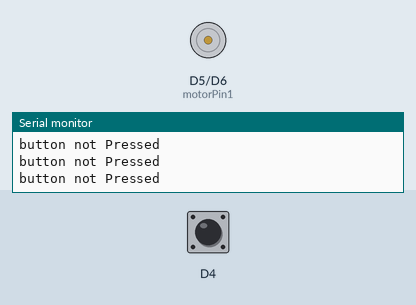
This sketch was run on a simulated ESP8266 (Wemos D1 mini). Parts: motor-driver pin pairs drawn as motors (green arrow = first pin HIGH = forward, orange = second pin HIGH = backward, longer = more drive), the last lines printed to the serial monitor. Inputs (shaded band) come from the test bench; at power-on: D4 HIGH.

Above: at 2.8 s.
2.9 s: D4 pulled LOW for 3.2 s
At 3.4 s:
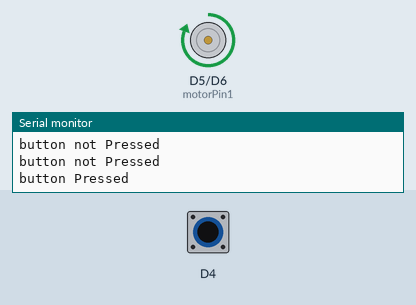
Timing chart, 0 to 8.0 s (numbered marks = the images above; inputs shaded):
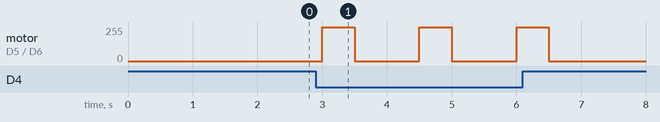

Measured:
- after the input at 2.9 s, motor on D5 (motorPin1) / D6 (motorPin2): alternates forward 255/255 for 0.50 s and stopped for 1.0 s, 6 changes in all, then stays stopped, starting after 0.10 s

The sketch:

vendingmachinemotor.ino
```cpp
/*
 * written by xing yuan
 * This code snippet uses a button to dispense a snack
 *
 * code is modified based on studying the examples from the source below
 * https://www.instructables.com/How-to-use-the-L293D-Motor-Driver-Arduino-Tutorial/
 */
#define motorPin1 D5  // Pin 14 of L293
#define motorPin2 D6  // Pin 10 of L293


void setup(){
    //Set pins as outputs
    pinMode(motorPin1, OUTPUT);
    pinMode(motorPin2, OUTPUT);
    Serial.begin(9600);

    //set button as input
    pinMode(D4,INPUT_PULLUP);


    //This code will turn Motor A counter-clockwise for 2 sec.
    //digitalWrite(motorPin1, LOW);
    //digitalWrite(motorPin2, HIGH);
    //delay(2000);


}
void loop(){
  if(digitalRead(D4) == HIGH){
    Serial.println("button not Pressed");

  } else {
    Serial.println("button Pressed");
    //Motor Control - Motor A: motorPin1,motorpin2
    //This code  will turn Motor A clockwise for 2 sec.
    digitalWrite(motorPin1, HIGH);
    digitalWrite(motorPin2, LOW);
    delay(500);
    digitalWrite(motorPin1, LOW);
    digitalWrite(motorPin2, LOW);

  }
  delay(1000);
}
```
